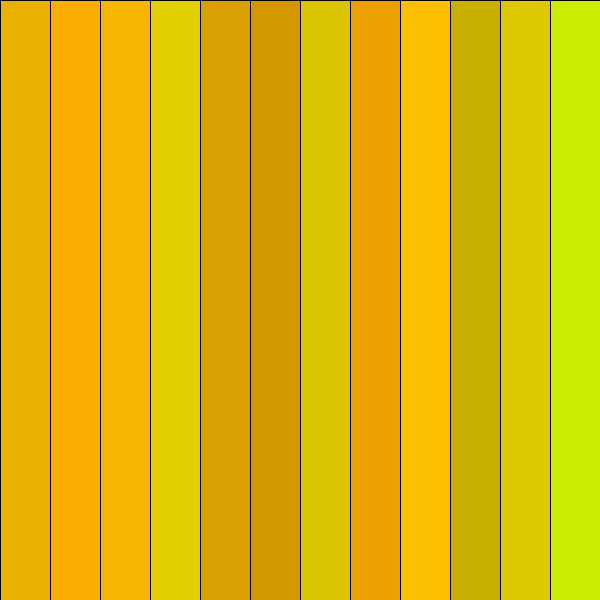
Frame 1 (no input)
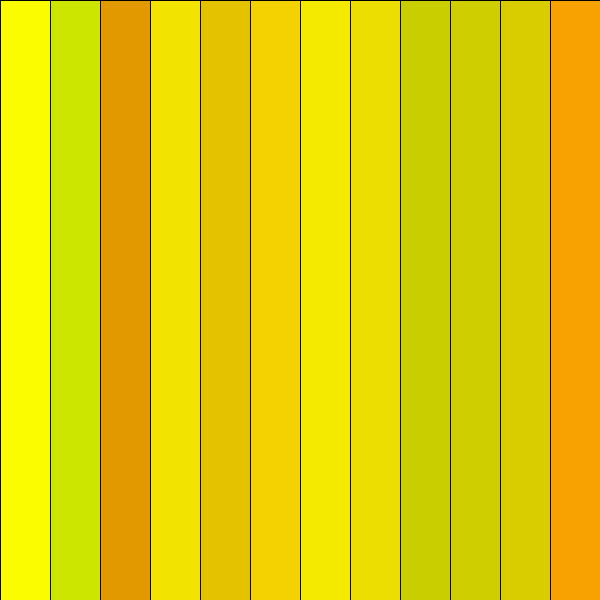
Frame 60 (the mouse pressed at the canvas centre just before this capture)
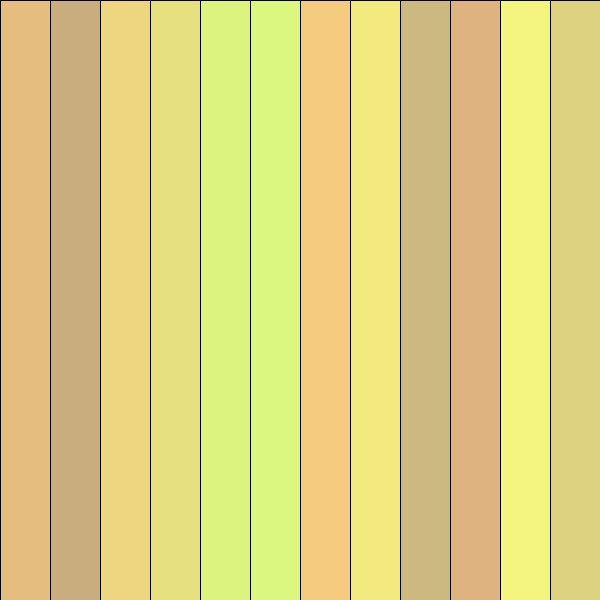
Frame 120 (the mouse held since frame 60 and released just before this capture)

The Processing sketch that drew these frames (run headless with seeded random() and noise(); from frame 60 on, the mouse is pressed at the canvas centre):

// Processing sketch: weng_colorbars_2014_10_02
// ── weng_colorbars_2014_10_02.pde
int barwidth=50;

void setup() {
  size(600, 600);
}

void draw() {
  background(0);
  for (int i=0; i<=width; i+=50) {
    if (mouseX>i && mouseX<i+barwidth) {
      colorMode(HSB);
      fill(mouseY%255, 100, 200);
    }
    else {
      fill(random(200, 255), random(150, 255), map(mouseY, 0, height, 0, 255));
    }
    rect(i, 0, barwidth, height);
  }
}
